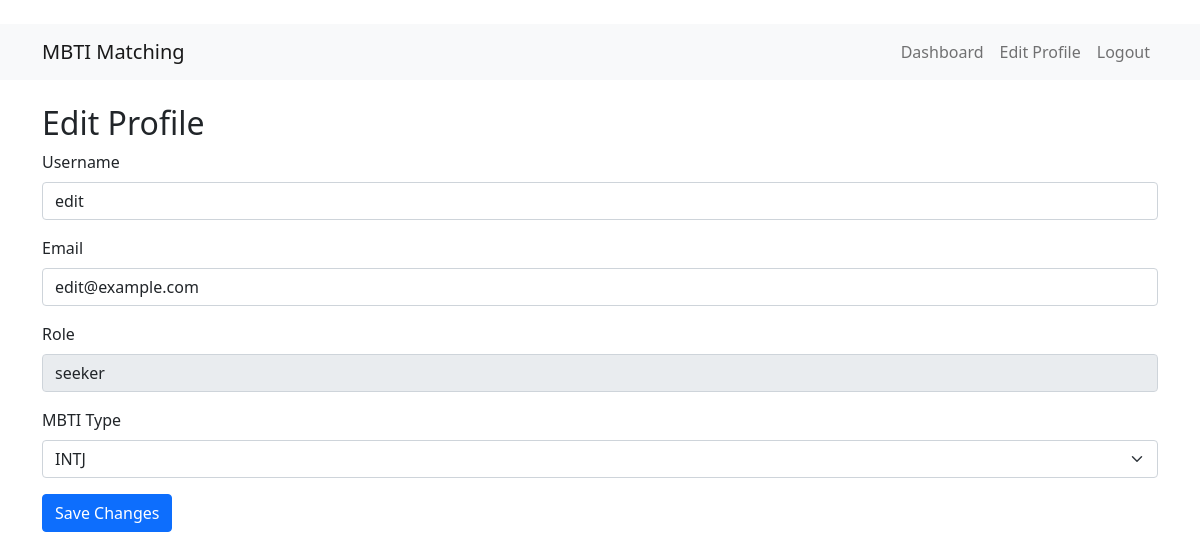
Screenshot of /edit_profile (signed in) with the database file from the repository.
### app.py (models this page shows)
class User(UserMixin, db.Model):
    id = db.Column(db.Integer, primary_key=True)
    username = db.Column(db.String(80), unique=True, nullable=False)
    email = db.Column(db.String(120), unique=True, nullable=False)
    password = db.Column(db.String(255), nullable=False)
    role = db.Column(db.String(20), nullable=False)
    mbti = db.Column(db.String(4))
    preferred_mbti = db.Column(db.String(4))
    answer1 = db.Column(db.Integer)  # ����1�̉�
    answer2 = db.Column(db.Integer)  # ����2�̉�
    answer3 = db.Column(db.Integer)  # ����3�̉�
    answer4 = db.Column(db.Integer)  # ����4�̉�
    answer5 = db.Column(db.Integer)  # ����5�̉�

### app.py (the view, shortened to what this page needs)
@app.route('/edit_profile', methods=['GET', 'POST'])
@login_required
def edit_profile():
    user = User.query.get(current_user.id)
    if not user:
        flash("User not found")
        return redirect(url_for('dashboard'))
    questions = [
        "Do you prefer working in a team?",
        "Are you comfortable with fast-paced environments?",
        "Do you value creativity in your work?",
        "How important is work-life balance for you?",
        "Do you enjoy problem-solving tasks?"
    ]
    return render_template('edit_profile.html', user=user, questions=questions)
    import sqlite3

### app.py (called while the page is built)
@login_manager.user_loader
def load_user(user_id):
    return User.query.get(int(user_id))

### templates/edit_profile.html (shortened to what this page needs)
﻿{% extends "base.html" %}
{% block content %}
<h2>Edit Profile</h2>
<form method="POST">
    <div class="mb-3">
        <label for="username" class="form-label">Username</label>
        <input type="text" class="form-control" id="username" name="username" value="{{ user.username }}" required>
    </div>
    <div class="mb-3">
        <label for="email" class="form-label">Email</label>
        <input type="email" class="form-control" id="email" name="email" value="{{ user.email }}" required>
    </div>
    <div class="mb-3">
        <label for="role" class="form-label">Role</label>
        <input type="text" class="form-control" id="role" value="{{ user.role }}" disabled>
    </div>
    {% if user.role == "seeker" %}
    <div class="mb-3">
        <label for="mbti" class="form-label">MBTI Type</label>
        <select class="form-select" id="mbti" name="mbti" required>
            <option value="INTJ" {% if user.mbti=="INTJ" %}selected{% endif %}>INTJ</option>
        </select>
    </div>
    {% endif %}
        <button type="submit" class="btn btn-primary">Save Changes</button>
</form>
{% endblock %}

### rows the page displays
User: username "edit", email "edit@example.com", role "seeker", mbti "INTJ"
